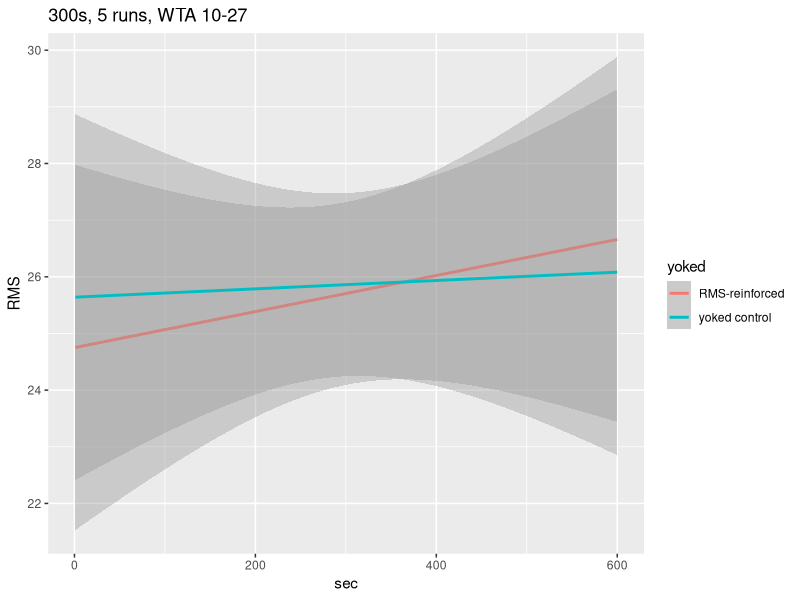

Write R code to recreate this figure. (Note: this script raises an error after producing the figure.)
library(lme4)
library(lmerTest)
library(ggplot2)

setwd('/Users/Bubba/Desktop/COGS195/Github/RattleNN/RattleResults')
rattledata = read.csv('data.csv')
colnames(rattledata) = c("run","yoked","sec","RMS","f")
rattledata$yoked[rattledata$yoked==0] = "RMS-reinforced"
rattledata$yoked[rattledata$yoked==1] = "yoked control"

rattlelm = lmer(scale(RMS) ~ (1|run) + yoked + scale(sec) + yoked*scale(sec), data = rattledata)
summary(rattlelm)

qplot(sec,RMS,data=rattledata,main= "300s, 5 runs, WTA 10-27", geom=c("smooth"),method ="lm",formula=y~x,color=yoked)
quartz.save("10-27_rattleresults.pdf",type="pdf")

plot(rattledata$f,rattledata$RMS, main= "300s, 5 runs, WTA 10-27", xlab="f",ylab="RMS")
quartz.save("10-27_RMSvsf.pdf",type="pdf")
